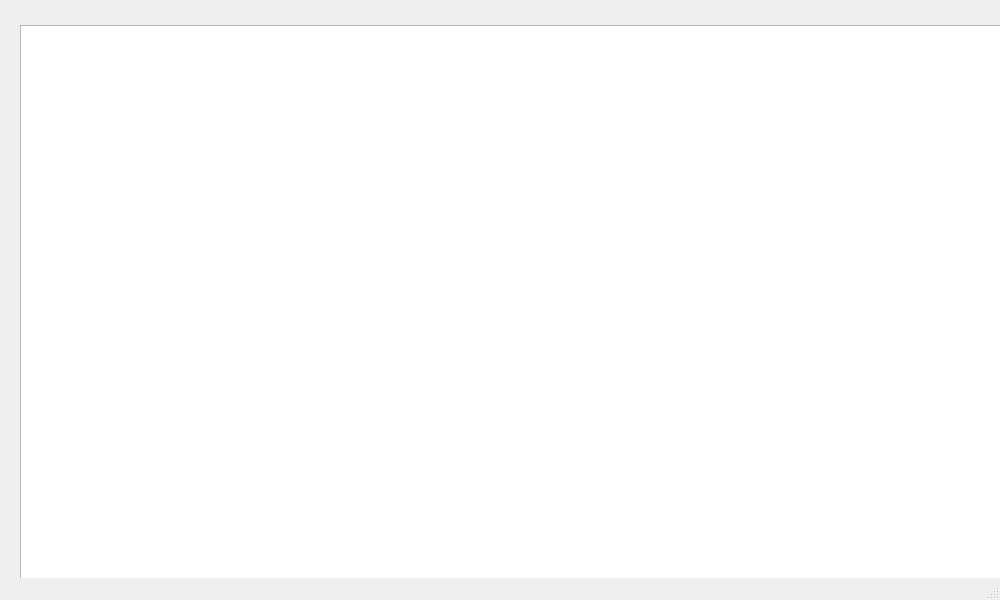
<?xml version="1.0" encoding="UTF-8"?>
<ui version="4.0">
 <class>MainWindow</class>
 <widget class="QMainWindow" name="MainWindow">
  <property name="geometry">
   <rect>
    <x>0</x>
    <y>0</y>
    <width>1000</width>
    <height>600</height>
   </rect>
  </property>
  <property name="windowTitle">
   <string>MainWindow</string>
  </property>
  <widget class="QWidget" name="centralwidget">
   <widget class="QGraphicsView" name="graphicsView">
    <property name="geometry">
     <rect>
      <x>20</x>
      <y>25</y>
      <width>1500</width>
      <height>750</height>
     </rect>
    </property>
   </widget>
  </widget>
  <widget class="QMenuBar" name="menubar">
   <property name="geometry">
    <rect>
     <x>0</x>
     <y>0</y>
     <width>1000</width>
     <height>21</height>
    </rect>
   </property>
  </widget>
  <widget class="QStatusBar" name="statusbar"/>
 </widget>
 <resources/>
 <connections/>
</ui>
